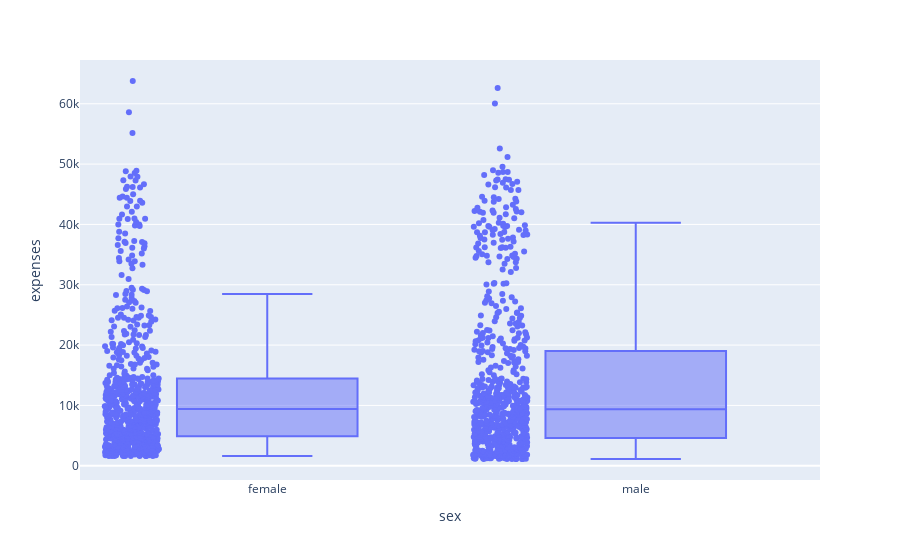

This figure's notebook cell:
### Markdown cell above
### Boxplot between sex and expenses

### Code cell
px.box(data, x ='sex',y = 'expenses', points="all")

### Figure 1 — Plotly figure (JSON) as saved in the notebook; plotly's stock layout.template omitted (floating-point values rounded to 4 significant figures; data arrays with more than 128 entries replaced by an {"elided": "..."} marker saying what was removed)
{"data": [{"alignmentgroup": "True", "boxpoints": "all", "hovertemplate": "sex=%{x}<br>expenses=%{y}<extra></extra>", "legendgroup": "", "marker": {"color": "#636efa"}, "name": "", "notched": false, "offsetgroup": "", "orientation": "v", "showlegend": false, "type": "box", "x": {"elided": "1338 str values"}, "x0": " ", "xaxis": "x", "y": {"elided": "1338 float values"}, "y0": " ", "yaxis": "y"}], "layout": {"boxmode": "group", "legend": {"tracegroupgap": 0}, "margin": {"t": 60}, "xaxis": {"anchor": "y", "domain": [0, 1], "title": {"text": "sex"}}, "yaxis": {"anchor": "x", "domain": [0, 1], "title": {"text": "expenses"}}}}
